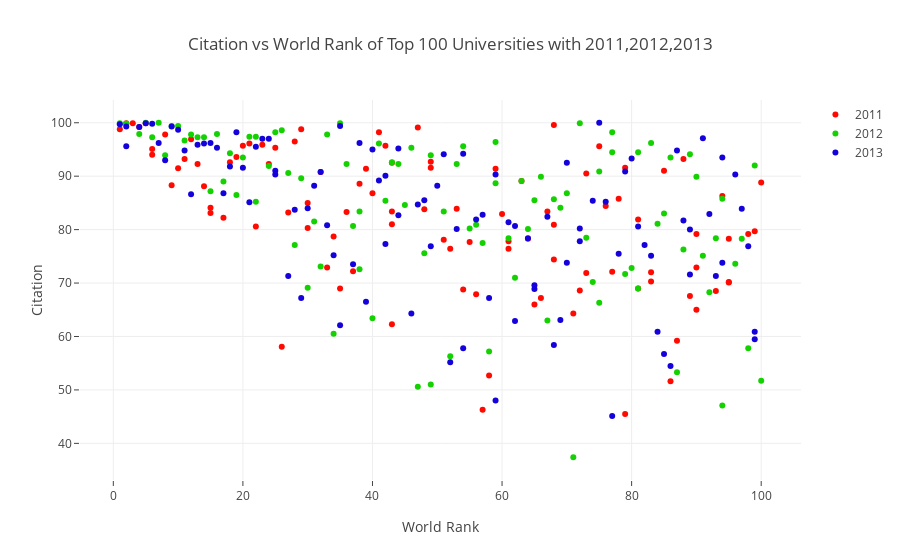

The code cell stored with this chart in its notebook:
### Markdown cell above
**SCATTER CHARTS**

### Code cell
df2011=timesData[timesData.year==2011].iloc[:100,:]
df2012=timesData[timesData.year==2012].iloc[:100,:]
df2013=timesData[timesData.year==2013].iloc[:100,:]


import plotly.graph_objs as go

trace1 = go.Scatter(
                    x=df2011.world_rank,
                    y=df2011.citations,
                    mode="markers",
                    name="2011",
                    marker=dict(color='rgb(255,10,1,0.8)'),
                    text=df2011.university_name
                    )


trace2 = go.Scatter(
                    x=df2012.world_rank,
                    y=df2012.citations,
                    mode="markers",
                    name="2012",
                    marker=dict(color='rgb(20,210,1,0.8)'),
                    text=df2012.university_name
                    )

trace3 = go.Scatter(
                    x=df2013.world_rank,
                    y=df2013.citations,
                    mode="markers",
                    name="2013",
                    marker=dict(color='rgb(20,2,221,0.8)'),
                    text=df2013.university_name
                    )

data=[trace1,trace2,trace3]

layout=dict(title='Citation vs World Rank of Top 100 Universities with 2011,2012,2013',
           xaxis=dict(title='World Rank',ticklen=5,zeroline=False),
            yaxis=dict(title='Citation',ticklen=5,zeroline=False)
           )

fig=dict(data=data,layout=layout)
iplot(fig)

### Figure 1 — Plotly figure (JSON) as saved in the notebook; plotly's stock layout.template omitted (floating-point values rounded to 4 significant figures)
{"data": [{"marker": {"color": "rgb(255,10,1,0.8)"}, "mode": "markers", "name": "2011", "text": ["Harvard University", "California Institute of Technology", "Massachusetts Institute of Technology", "Stanford University", "Princeton University", "University of Cambridge", "University of Oxford", "University of California, Berkeley", "Imperial College London", "Yale University", "University of California, Los Angeles", "University of Chicago", "Johns Hopkins University", "Cornell University", "ETH Zurich – Swiss Federal Institute of Technology Zurich", "University of Michigan", "University of Toronto", "Columbia University", "University of Pennsylvania", "Carnegie Mellon University", "University of Hong Kong", "University College London", "University of Washington", "Duke University", "Northwestern University", "University of Tokyo", "Georgia Institute of Technology", "Pohang University of Science and Technology", "University of California, Santa Barbara", "University of British Columbia", "University of North Carolina at Chapel Hill", "University of California, San Diego", "University of Illinois at Urbana-Champaign", "National University of Singapore", "McGill University", "University of Melbourne", "Peking University", "Washington University in St Louis", "École Polytechnique", "University of Edinburgh", "Hong Kong University of Science and Technology", "École Normale Supérieure", "Australian National University", "Karolinska Institute", "University of Göttingen", "University of Wisconsin", "Rice University", "École Polytechnique Fédérale de Lausanne", "University of California, Irvine", "University of Science and Technology of China", "Vanderbilt University", "University of Minnesota", "Tufts University", "University of California, Davis", "Brown University", "University of Massachusetts", "Kyoto University", "Tsinghua University", "Boston University", "New York University", "Emory University", "LMU Munich", "University of Notre Dame", "University of Pittsburgh", "Case Western Reserve University", "Ohio State University", "University of Colorado Boulder", "University of Bristol", "University of California, Santa Cruz", "Yeshiva University", "University of Sydney", "University of Virginia", "University of Adelaide", "University of Southern California", "William & Mary", "Trinity College Dublin", "King’s College London", "Stony Brook University", "Korea Advanced Institute of Science and Technology (KAIST)", "University of Sussex", "The University of Queensland", "University of York", "Heidelberg University", "University of Utah", "Durham University", "London School of Economics and Political Science", "University of Manchester", "Royal Holloway, University of London", "Lund University", "University of Southampton", "University of Zurich", "Wake Forest University", "McMaster University", "University College Dublin", "George Washington University", "University of Arizona", "University of Basel", "University of Maryland, College Park", "Dartmouth College", "École Normale Supérieure de Lyon"], "type": "scatter", "uid": "e001f2df-b21c-411e-ae1a-d5d9c02f6401", "x": ["1", "2", "3", "4", "5", "6", "6", "8", "9", "10", "11", "12", "13", "14", "15", "15", "17", "18", "19", "20", "21", "22", "23", "24", "25", "26", "27", "28", "29", "30", "30", "32", "33", "34", "35", "36", "37", "38", "39", "40", "41", "42", "43", "43", "43", "43", "47", "48", "49", "49", "51", "52", "53", "54", "55", "56", "57", "58", "59", "60", "61", "61", "63", "64", "65", "66", "67", "68", "68", "68", "71", "72", "73", "73", "75", "76", "77", "78", "79", "79", "81", "81", "83", "83", "85", "86", "87", "88", "89", "90", "90", "90", "93", "94", "95", "95", "95", "98", "99", "100"], "y": [98.8, 99.9, 99.9, 99.2, 99.9, 94, 95.1, 97.8, 88.3, 91.5, 93.2, 96.9, 92.3, 88.1, 83.1, 84.1, 82.2, 92.6, 93.6, 95.7, 96.1, 80.6, 95.9, 92.3, 95.3, 58.1, 83.2, 96.5, 98.8, 80.3, 85, 90.8, 72.9, 78.7, 69, 83.3, 72.2, 88.6, 91.4, 86.8, 98.2, 95.7, 81, 62.3, 92.5, 83.4, 99.1, 83.8, 91.6, 92.7, 78.1, 76.4, 83.9, 68.8, 77.7, 67.9, 46.3, 52.7, 91.4, 82.9, 77.8, 76.4, 89.1, 78.3, 66, 67.2, 83.4, 80.9, 99.6, 74.4, 64.3, 68.6, 90.5, 71.9, 95.6, 84.4, 72.1, 85.8, 45.5, 91.6, 69, 81.9, 70.3, 72, 91, 51.6, 59.2, 93.2, 67.6, 72.9, 65, 79.2, 68.5, 86.3, 70.2, 70.1, 78.3, 79.2, 79.7, 88.8]}, {"marker": {"color": "rgb(20,210,1,0.8)"}, "mode": "markers", "name": "2012", "text": ["California Institute of Technology", "Harvard University", "Stanford University", "University of Oxford", "Princeton University", "University of Cambridge", "Massachusetts Institute of Technology", "Imperial College London", "University of Chicago", "University of California, Berkeley", "Yale University", "Columbia University", "University of California, Los Angeles", "Johns Hopkins University", "ETH Zurich – Swiss Federal Institute of Technology Zurich", "University of Pennsylvania", "University College London", "University of Michigan", "University of Toronto", "Cornell University", "Carnegie Mellon University", "Duke University", "University of British Columbia", "Georgia Institute of Technology", "University of Washington", "Northwestern University", "University of Wisconsin-Madison", "McGill University", "University of Texas at Austin", "University of Tokyo", "University of Illinois at Urbana-Champaign", "Karolinska Institute", "University of California, San Diego", "University of Hong Kong", "University of California, Santa Barbara", "University of Edinburgh", "University of Melbourne", "Australian National University", "University of California, Davis", "National University of Singapore", "Washington University in St Louis", "University of Minnesota", "University of North Carolina at Chapel Hill", "New York University", "LMU Munich", "École Polytechnique Fédérale de Lausanne", "London School of Economics and Political Science", "University of Manchester", "Brown University", "Peking University", "Pennsylvania State University", "Kyoto University", "Pohang University of Science and Technology", "Boston University", "University of Southern California", "King’s College London", "Ohio State University", "University of Sydney", "University of Pittsburgh", "École Normale Supérieure", "University of Zurich", "Hong Kong University of Science and Technology", "École Polytechnique", "University of Massachusetts", "McMaster University", "University of Bristol", "KU Leuven", "Utrecht University", "University of Göttingen", "Vanderbilt University", "Tsinghua University", "Rice University", "Heidelberg University", "The University of Queensland", "Emory University", "Wageningen University and Research Center", "Tufts University", "University of Colorado Boulder", "Leiden University", "Lund University", "Rutgers, the State University of New Jersey", "University of Rochester", "Durham University", "Pierre and Marie Curie University", "University of St Andrews", "University of California, Irvine", "Uppsala University", "Technical University of Munich", "University of Notre Dame", "Dartmouth College", "University of Helsinki", "University of Amsterdam", "Case Western Reserve University", "Korea Advanced Institute of Science and Technology (KAIST)", "University of Maryland, College Park", "Michigan State University", "University of Arizona", "Purdue University", "University of Sussex", "University of Alberta"], "type": "scatter", "uid": "5dbcda89-0c88-4281-84e4-964fdecf404c", "x": ["1", "2", "2", "4", "5", "6", "7", "8", "9", "10", "11", "12", "13", "14", "15", "16", "17", "18", "19", "20", "21", "22", "22", "24", "25", "26", "27", "28", "29", "30", "31", "32", "33", "34", "35", "36", "37", "38", "38", "40", "41", "42", "43", "44", "45", "46", "47", "48", "49", "49", "51", "52", "53", "54", "55", "56", "57", "58", "59", "59", "61", "62", "63", "64", "65", "66", "67", "68", "69", "70", "71", "72", "73", "74", "75", "75", "77", "77", "79", "80", "81", "81", "83", "84", "85", "86", "87", "88", "89", "90", "91", "92", "93", "94", "94", "96", "97", "98", "99", "100"], "y": [99.9, 99.8, 99.8, 97.9, 100, 97.3, 100, 93.9, 99.4, 99.4, 96.7, 97.8, 97.3, 97.3, 87.2, 97.9, 89, 94.3, 86.5, 93.5, 97.4, 97.4, 85.2, 91.9, 98.2, 98.6, 90.6, 77.1, 89.6, 69.1, 81.5, 73.1, 97.8, 60.5, 99.9, 92.3, 80.7, 72.6, 83.4, 63.4, 96.1, 85.4, 92.6, 92.3, 84.6, 95.3, 50.6, 75.6, 93.9, 51, 83.4, 56.3, 92.3, 95.6, 80.2, 80.9, 77.5, 57.2, 88.7, 96.4, 78.4, 71, 89.1, 80.1, 85.5, 89.9, 63, 85.7, 84.1, 86.8, 37.4, 99.9, 78.5, 70.2, 90.9, 66.3, 94.5, 98.2, 71.7, 72.8, 69, 94.5, 96.2, 81.1, 83, 93.5, 53.3, 76.3, 94.1, 89.9, 75.1, 68.3, 78.4, 47.1, 85.8, 73.6, 78.3, 57.8, 92, 51.7]}, {"marker": {"color": "rgb(20,2,221,0.8)"}, "mode": "markers", "name": "2013", "text": ["California Institute of Technology", "Stanford University", "University of Oxford", "Harvard University", "Massachusetts Institute of Technology", "Princeton University", "University of Cambridge", "Imperial College London", "University of California, Berkeley", "University of Chicago", "Yale University", "ETH Zurich – Swiss Federal Institute of Technology Zurich", "University of California, Los Angeles", "Columbia University", "University of Pennsylvania", "Johns Hopkins University", "University College London", "Cornell University", "Northwestern University", "University of Michigan", "University of Toronto", "Carnegie Mellon University", "Duke University", "University of Washington", "Georgia Institute of Technology", "University of Texas at Austin", "University of Tokyo", "University of Melbourne", "National University of Singapore", "University of British Columbia", "University of Wisconsin-Madison", "University of Edinburgh", "University of Illinois at Urbana-Champaign", "McGill University", "University of California, Santa Barbara", "University of Hong Kong", "Australian National University", "University of California, San Diego", "London School of Economics and Political Science", "École Polytechnique Fédérale de Lausanne", "New York University", "Karolinska Institute", "University of North Carolina at Chapel Hill", "University of California, Davis", "Washington University in St Louis", "Peking University", "University of Minnesota", "LMU Munich", "University of Manchester", "Pohang University of Science and Technology", "Brown University", "Tsinghua University", "Ohio State University", "Boston University", "Kyoto University", "University of Southern California", "King’s College London", "KU Leuven", "Seoul National University", "École Normale Supérieure", "Pennsylvania State University", "University of Sydney", "École Polytechnique", "Leiden University", "Hong Kong University of Science and Technology", "The University of Queensland", "Utrecht University", "Korea Advanced Institute of Science and Technology (KAIST)", "Purdue University", "University of Göttingen", "Wageningen University and Research Center", "Erasmus University Rotterdam", "University of Massachusetts", "University of Bristol", "Rice University", "University of Pittsburgh", "Delft University of Technology", "Heidelberg University", "Emory University", "Durham University", "Pierre and Marie Curie University", "Lund University", "University of Amsterdam", "University of Montreal", "University of New South Wales", "Nanyang Technological University", "Tufts University", "McMaster University", "University of Groningen", "University of Zurich", "University of Colorado Boulder", "Paris-Sud University", "Ghent University", "Michigan State University", "University of Notre Dame", "University of California, Irvine", "University of Maryland, College Park", "University of Arizona", "Humboldt University of Berlin", "Monash University"], "type": "scatter", "uid": "9db04803-ffa2-4831-98fc-9a3073951fd3", "x": ["1", "2", "2", "4", "5", "6", "7", "8", "9", "10", "11", "12", "13", "14", "15", "16", "17", "18", "19", "20", "21", "22", "23", "24", "25", "25", "27", "28", "29", "30", "31", "32", "33", "34", "35", "35", "37", "38", "39", "40", "41", "42", "42", "44", "44", "46", "47", "48", "49", "50", "51", "52", "53", "54", "54", "56", "57", "58", "59", "59", "61", "62", "62", "64", "65", "65", "67", "68", "69", "70", "70", "72", "72", "74", "75", "76", "77", "78", "79", "80", "81", "82", "83", "84", "85", "86", "87", "88", "89", "89", "91", "92", "93", "94", "94", "96", "97", "98", "99", "99"], "y": [99.7, 99.3, 95.6, 99.2, 99.9, 99.8, 96.2, 93, 99.3, 98.7, 94.8, 86.6, 95.9, 96.1, 96.2, 95.3, 86.8, 91.8, 98.2, 91.6, 85.1, 95.5, 97, 97, 90.3, 91, 71.3, 83.7, 67.2, 84, 88.2, 90.8, 80.8, 75.2, 99.4, 62.1, 73.5, 96.2, 66.5, 95, 89.2, 77.3, 90.1, 82.7, 95.2, 64.3, 84.7, 85.5, 76.9, 88.2, 94.1, 55.2, 80.1, 94.2, 57.8, 81.9, 82.8, 67.2, 48, 90.3, 81.4, 62.9, 80.7, 78.4, 68.9, 69.6, 82.4, 58.4, 63.1, 92.5, 73.8, 80.2, 77.8, 85.4, 100, 85.2, 45.1, 75.5, 90.9, 93.3, 80.6, 77.1, 75.1, 60.9, 56.7, 54.5, 94.8, 81.7, 71.6, 80, 97.1, 82.9, 71.3, 73.8, 93.5, 90.3, 83.9, 76.9, 59.5, 60.9]}], "layout": {"title": {"text": "Citation vs World Rank of Top 100 Universities with 2011,2012,2013"}, "xaxis": {"ticklen": 5, "title": {"text": "World Rank"}, "zeroline": false}, "yaxis": {"ticklen": 5, "title": {"text": "Citation"}, "zeroline": false}}}
